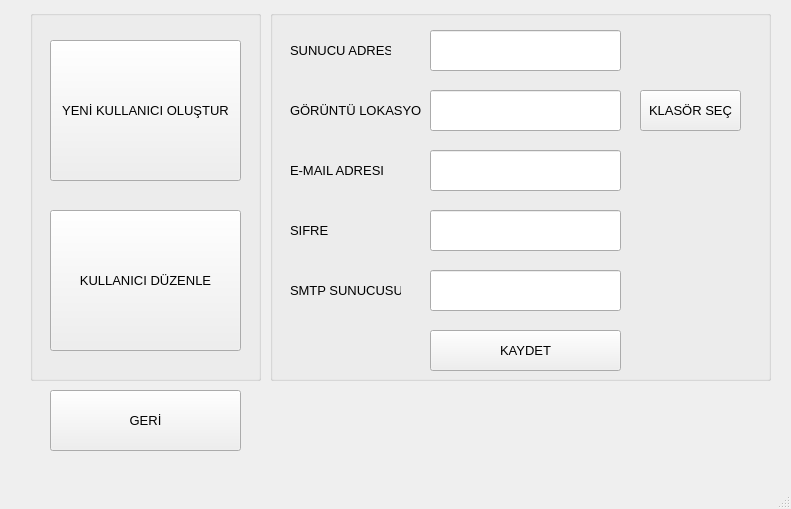
<?xml version="1.0" encoding="UTF-8"?>
<ui version="4.0">
 <class>SettingsPageCls</class>
 <widget class="QMainWindow" name="SettingsPageCls">
  <property name="geometry">
   <rect>
    <x>0</x>
    <y>0</y>
    <width>791</width>
    <height>509</height>
   </rect>
  </property>
  <property name="windowTitle">
   <string>MainWindow</string>
  </property>
  <property name="styleSheet">
   <string notr="true"/>
  </property>
  <widget class="QWidget" name="centralwidget">
   <widget class="QGroupBox" name="groupBox">
    <property name="geometry">
     <rect>
      <x>270</x>
      <y>10</y>
      <width>501</width>
      <height>371</height>
     </rect>
    </property>
    <property name="font">
     <font>
      <pointsize>10</pointsize>
     </font>
    </property>
    <property name="title">
     <string/>
    </property>
    <widget class="QPushButton" name="pushButtonSave">
     <property name="geometry">
      <rect>
       <x>160</x>
       <y>320</y>
       <width>191</width>
       <height>41</height>
      </rect>
     </property>
     <property name="font">
      <font>
       <pointsize>10</pointsize>
      </font>
     </property>
     <property name="text">
      <string>KAYDET</string>
     </property>
    </widget>
    <widget class="QLineEdit" name="ServerIpLineEdit">
     <property name="geometry">
      <rect>
       <x>160</x>
       <y>20</y>
       <width>191</width>
       <height>41</height>
      </rect>
     </property>
     <property name="font">
      <font>
       <pointsize>10</pointsize>
      </font>
     </property>
    </widget>
    <widget class="QLabel" name="label_2">
     <property name="geometry">
      <rect>
       <x>20</x>
       <y>80</y>
       <width>131</width>
       <height>41</height>
      </rect>
     </property>
     <property name="font">
      <font>
       <pointsize>10</pointsize>
      </font>
     </property>
     <property name="text">
      <string>GÖRÜNTÜ LOKASYONU</string>
     </property>
    </widget>
    <widget class="QLabel" name="label">
     <property name="geometry">
      <rect>
       <x>20</x>
       <y>20</y>
       <width>101</width>
       <height>41</height>
      </rect>
     </property>
     <property name="font">
      <font>
       <pointsize>10</pointsize>
      </font>
     </property>
     <property name="styleSheet">
      <string notr="true"/>
     </property>
     <property name="text">
      <string>SUNUCU ADRESİ</string>
     </property>
    </widget>
    <widget class="QLineEdit" name="FilePathLineEdit">
     <property name="geometry">
      <rect>
       <x>160</x>
       <y>80</y>
       <width>191</width>
       <height>41</height>
      </rect>
     </property>
     <property name="font">
      <font>
       <pointsize>10</pointsize>
      </font>
     </property>
    </widget>
    <widget class="QPushButton" name="pushButtonSelectFolder">
     <property name="geometry">
      <rect>
       <x>370</x>
       <y>80</y>
       <width>101</width>
       <height>41</height>
      </rect>
     </property>
     <property name="font">
      <font>
       <pointsize>10</pointsize>
      </font>
     </property>
     <property name="text">
      <string>KLASÖR SEÇ</string>
     </property>
    </widget>
    <widget class="QLineEdit" name="lineEditEmailAddr">
     <property name="geometry">
      <rect>
       <x>160</x>
       <y>140</y>
       <width>191</width>
       <height>41</height>
      </rect>
     </property>
     <property name="font">
      <font>
       <pointsize>10</pointsize>
      </font>
     </property>
    </widget>
    <widget class="QLabel" name="label_3">
     <property name="geometry">
      <rect>
       <x>20</x>
       <y>140</y>
       <width>101</width>
       <height>41</height>
      </rect>
     </property>
     <property name="font">
      <font>
       <pointsize>10</pointsize>
      </font>
     </property>
     <property name="styleSheet">
      <string notr="true"/>
     </property>
     <property name="text">
      <string>E-MAIL ADRESI</string>
     </property>
    </widget>
    <widget class="QLineEdit" name="lineEditPassword">
     <property name="geometry">
      <rect>
       <x>160</x>
       <y>200</y>
       <width>191</width>
       <height>41</height>
      </rect>
     </property>
     <property name="font">
      <font>
       <pointsize>10</pointsize>
      </font>
     </property>
    </widget>
    <widget class="QLabel" name="label_4">
     <property name="geometry">
      <rect>
       <x>20</x>
       <y>200</y>
       <width>91</width>
       <height>41</height>
      </rect>
     </property>
     <property name="font">
      <font>
       <pointsize>10</pointsize>
      </font>
     </property>
     <property name="styleSheet">
      <string notr="true"/>
     </property>
     <property name="text">
      <string>SIFRE</string>
     </property>
    </widget>
    <widget class="QLineEdit" name="linEditSmtpServer">
     <property name="geometry">
      <rect>
       <x>160</x>
       <y>260</y>
       <width>191</width>
       <height>41</height>
      </rect>
     </property>
     <property name="font">
      <font>
       <pointsize>10</pointsize>
      </font>
     </property>
    </widget>
    <widget class="QLabel" name="label_5">
     <property name="geometry">
      <rect>
       <x>20</x>
       <y>260</y>
       <width>111</width>
       <height>41</height>
      </rect>
     </property>
     <property name="font">
      <font>
       <pointsize>10</pointsize>
      </font>
     </property>
     <property name="styleSheet">
      <string notr="true"/>
     </property>
     <property name="text">
      <string>SMTP SUNUCUSU</string>
     </property>
    </widget>
   </widget>
   <widget class="QPushButton" name="pushButtonReturn">
    <property name="geometry">
     <rect>
      <x>50</x>
      <y>390</y>
      <width>191</width>
      <height>61</height>
     </rect>
    </property>
    <property name="font">
     <font>
      <pointsize>10</pointsize>
     </font>
    </property>
    <property name="text">
     <string>GERİ</string>
    </property>
   </widget>
   <widget class="QGroupBox" name="groupBox_2">
    <property name="geometry">
     <rect>
      <x>30</x>
      <y>10</y>
      <width>231</width>
      <height>371</height>
     </rect>
    </property>
    <property name="font">
     <font>
      <pointsize>10</pointsize>
     </font>
    </property>
    <property name="title">
     <string/>
    </property>
    <widget class="QPushButton" name="pushButtonNewUser">
     <property name="geometry">
      <rect>
       <x>20</x>
       <y>30</y>
       <width>191</width>
       <height>141</height>
      </rect>
     </property>
     <property name="font">
      <font>
       <pointsize>10</pointsize>
      </font>
     </property>
     <property name="text">
      <string>YENİ KULLANICI OLUŞTUR</string>
     </property>
    </widget>
    <widget class="QPushButton" name="pushButtonEditUser">
     <property name="geometry">
      <rect>
       <x>20</x>
       <y>200</y>
       <width>191</width>
       <height>141</height>
      </rect>
     </property>
     <property name="font">
      <font>
       <pointsize>10</pointsize>
      </font>
     </property>
     <property name="text">
      <string>KULLANICI DÜZENLE</string>
     </property>
    </widget>
   </widget>
  </widget>
  <widget class="QMenuBar" name="menubar">
   <property name="geometry">
    <rect>
     <x>0</x>
     <y>0</y>
     <width>791</width>
     <height>21</height>
    </rect>
   </property>
  </widget>
  <widget class="QStatusBar" name="statusbar"/>
 </widget>
 <resources/>
 <connections/>
</ui>
